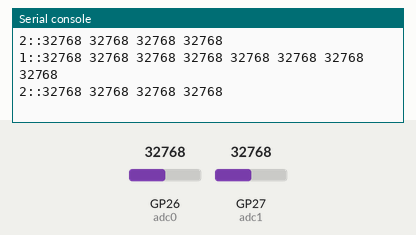
Simulated run of this program. Board: Raspberry Pi Pico running MicroPython. Parts: the last lines printed to the serial console. Inputs (shaded band) come from the test bench; at power-on: GP26 (adc0) = 32768, GP27 (adc1) = 32768 (analog values on the 0–65535 scale). Library files of the repository ran but are not shown: 1 file(s).

Above: at 1.2 s.
1.3 s: GP26 (adc0) set to 45874
At 1.47 s:
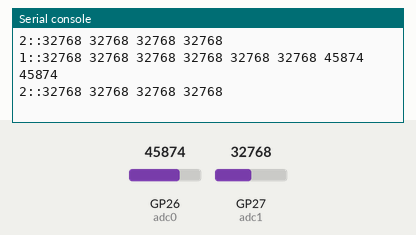
2.8 s: GP27 (adc1) set to 45874
At 2.82 s:
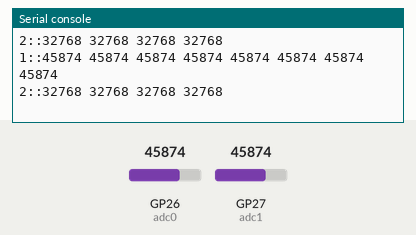
4.3 s: GP26 (adc0) set to 57670
At 4.42 s:
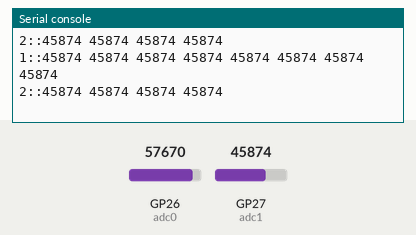
5.8 s: GP27 (adc1) set to 57670
At 5.89 s:
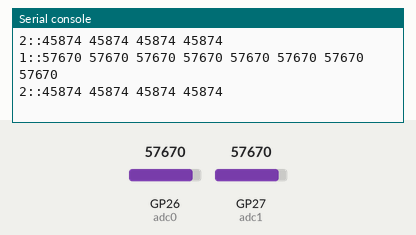
Timing chart, 0 to 8.3 s (numbered marks = the images above; inputs shaded):
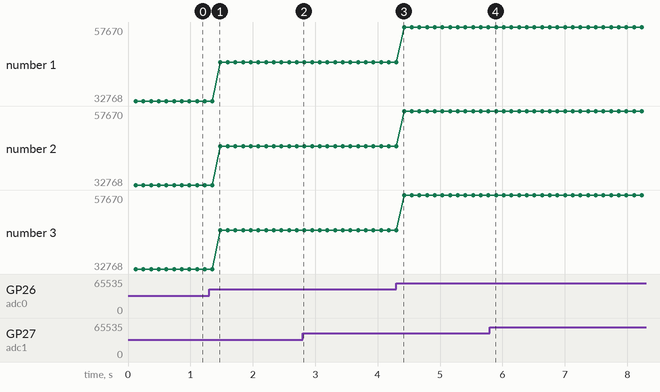

Measured:
- after the input at 1.3 s, the serial console: prints a new line after 0.05 s (image 1)
- plotted number 1: 32768 → 45874 after the input at 1.3 s, 45874 → 57670 after the input at 4.3 s
- plotted number 2: 32768 → 45874 after the input at 1.3 s, 45874 → 57670 after the input at 4.3 s
- plotted number 3: 32768 → 45874 after the input at 1.3 s, 45874 → 57670 after the input at 4.3 s

The program:

main.py
```python
import machine
import time

ADC_PIN0 = 26
ADC_PIN1 = 27

mux0_eb = machine.Pin(13, machine.Pin.OUT)
mux0_eb.value(1)

mux0_S0 = machine.Pin(10, machine.Pin.OUT)
mux0_S1 = machine.Pin(11, machine.Pin.OUT)
mux0_S2 = machine.Pin(12, machine.Pin.OUT)

mux1_eb = machine.Pin(18, machine.Pin.OUT)
mux1_eb.value(1)

mux1_S0 = machine.Pin(21, machine.Pin.OUT)
mux1_S1 = machine.Pin(20, machine.Pin.OUT)
mux1_S2 = machine.Pin(19, machine.Pin.OUT)


def mux0(channel):
    b0 = bool(channel & 1)
    b1 = bool((channel & 2) >> 1)
    b2 = bool((channel & 4) >> 2)

    mux0_S0.value(b0)
    mux0_S1.value(b1)
    mux0_S2.value(b2)

    mux0_eb.value(0)

def mux1(channel):
    b0 = bool(channel & 1)
    b1 = bool((channel & 2) >> 1)
    b2 = bool((channel & 4) >> 2)

    mux1_S0.value(b0)
    mux1_S1.value(b1)
    mux1_S2.value(b2)

    mux1_eb.value(0)

def disable_mux0():
    mux0_eb.value(1)

def disable_mux1():
    mux1_eb.value(1)


try:
    adc0 = machine.ADC(ADC_PIN0)
    adc1 = machine.ADC(ADC_PIN1)
except Exception as e:
    print(f"Error initializing ADC: {e}")

print("-I- ADC initialized")

mux0(0)
mux1(0)

i = 0
voltage0 = [0,0,0,0,0,0,0,0]
voltage1 = [0,0,0,0]

while True:
    raw_value1 = adc1.read_u16()
    for j in range(0,8):
        mux0(j)
        time.sleep(0.01)
        raw_value0 = adc0.read_u16()
        voltage0[j] = raw_value0

    for j in range(0,4):
        mux1(j)
        time.sleep(0.01)
        raw_value1 = adc1.read_u16()
        voltage1[j] = raw_value1

    v = voltage0
    print(f"1::{v[0]:05} {v[1]:05} {v[2]:05} {v[3]:05} {v[4]:05} {v[5]:05} {v[6]:05} {v[7]:05}")
    v = voltage1
    print(f"2::{v[0]:05} {v[1]:05} {v[2]:05} {v[3]:05}")

    i = i + 1
```
